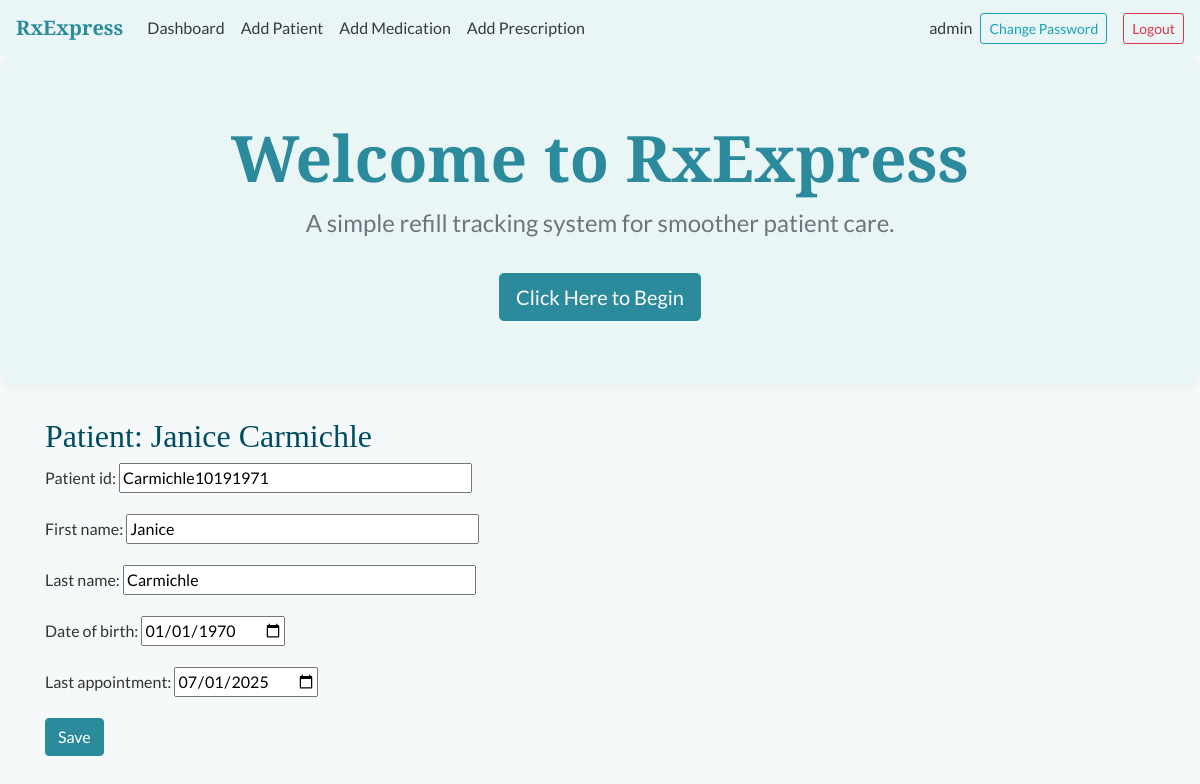
Before: /patients/9/ (signed in) with the older database file.
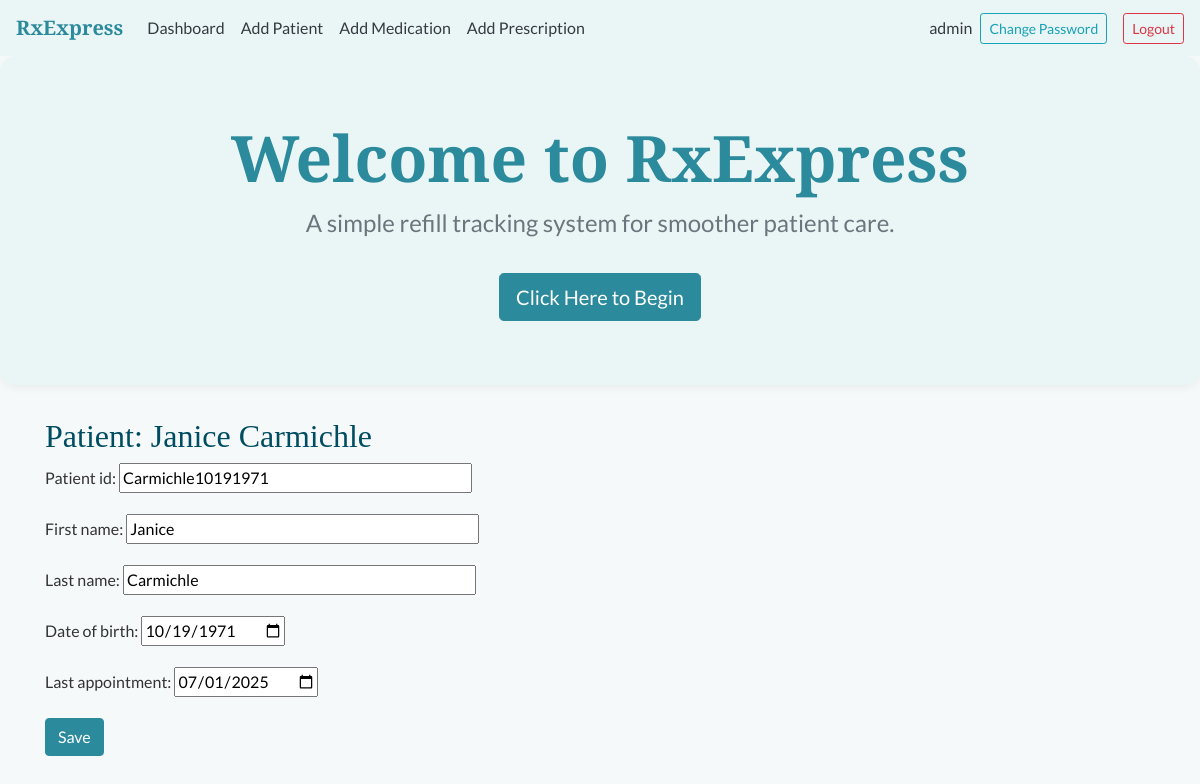
After: the same page with the newer database file.
### rxexpress/models.py (models this page shows, shortened)
class Patient(models.Model):
    patient_id = models.CharField(max_length=50, unique=True, null=True, blank=True)
    first_name = models.CharField(max_length=50)
    last_name = models.CharField(max_length=50)
    date_of_birth = models.DateField(null=True, blank=True)
    last_appointment = models.DateField(null=True, blank=True)
    last_fill_date = models.DateField(null=True, blank=True)

### rxexpress/views.py (the view)
# urls.py: path('patients/<int:pk>/', views.patient_detail_view, name='patient_detail'),
@login_required
def patient_detail_view(request, pk):
    patient = get_object_or_404(Patient, pk=pk)
    prescriptions = patient.prescriptions.select_related('medication')
    if request.method == 'POST':
        form = PatientForm(request.POST, instance=patient)
        if form.is_valid():
            form.save()
            return redirect('patient_detail', pk=patient.pk)
    else:
        form = PatientForm(instance=patient)
    return render(request, 'patient_detail.html', {'patient': patient, 'form': form, 'prescriptions': prescriptions})

### rxexpress/forms.py
class PatientForm(forms.ModelForm):
    class Meta:
        model = Patient
        fields = ['patient_id', 'first_name', 'last_name', 'date_of_birth', 'last_appointment']
        widgets = {
            'patient_id': forms.TextInput(attrs={'placeholder': 'Last Name + DOB(MMDDYYYY)', 'size': 40}),
            'first_name': forms.TextInput(attrs={'placeholder': 'Enter first name', 'size': 40}),
            'last_name': forms.TextInput(attrs={'placeholder': 'Enter last name', 'size': 40}),
            'date_of_birth': forms.TextInput(attrs={'placeholder': 'MM/DD/YYYY', 'type': 'date'}),
            'last_appointment': forms.TextInput(attrs={'placeholder': 'MM/DD/YYYY', 'type': 'date'})
        }

### rxexpress/templates/patient_detail.html (shortened to what this page needs)
{% extends "index.html" %}
{% block content %}
<div class="container mt-4">
  <h2>Patient: {{ patient.first_name }} {{ patient.last_name }}</h2>
  <form method="post">
    {{ form.as_p }}
    <button class="btn btn-primary" type="submit">Save</button>
  </form>
</div>
{% endblock %}

Changed rows visible on the page:
changed Patient "Janice": date_of_birth "01/01/1970" → "10/19/1971"
